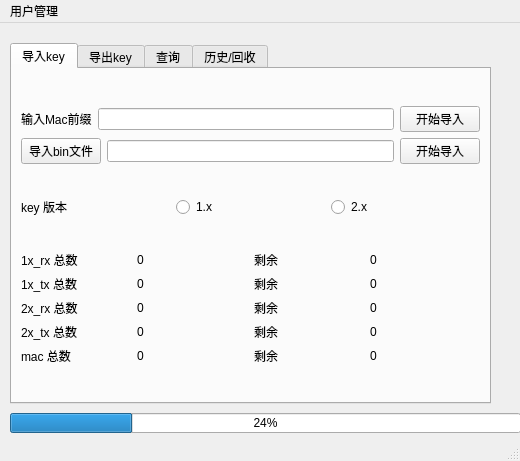
<?xml version="1.0" encoding="UTF-8"?>
<ui version="4.0">
 <class>MainWindow</class>
 <widget class="QMainWindow" name="MainWindow">
  <property name="geometry">
   <rect>
    <x>0</x>
    <y>0</y>
    <width>520</width>
    <height>461</height>
   </rect>
  </property>
  <property name="windowTitle">
   <string>MainWindow</string>
  </property>
  <widget class="QWidget" name="centralwidget">
   <widget class="QTabWidget" name="tabWidget">
    <property name="geometry">
     <rect>
      <x>10</x>
      <y>20</y>
      <width>481</width>
      <height>361</height>
     </rect>
    </property>
    <property name="currentIndex">
     <number>0</number>
    </property>
    <widget class="QWidget" name="tab">
     <attribute name="title">
      <string>导入key</string>
     </attribute>
     <layout class="QVBoxLayout" name="verticalLayout_5">
      <item>
       <spacer name="verticalSpacer_3">
        <property name="orientation">
         <enum>Qt::Vertical</enum>
        </property>
        <property name="sizeHint" stdset="0">
         <size>
          <width>20</width>
          <height>33</height>
         </size>
        </property>
       </spacer>
      </item>
      <item>
       <layout class="QVBoxLayout" name="verticalLayout_2">
        <item>
         <layout class="QHBoxLayout" name="horizontalLayout">
          <item>
           <widget class="QLabel" name="label">
            <property name="text">
             <string>输入Mac前缀</string>
            </property>
            <property name="buddy">
             <cstring>macEdit</cstring>
            </property>
           </widget>
          </item>
          <item>
           <widget class="QLineEdit" name="macEdit"/>
          </item>
          <item>
           <widget class="QPushButton" name="pushButton">
            <property name="text">
             <string>开始导入</string>
            </property>
           </widget>
          </item>
         </layout>
        </item>
        <item>
         <layout class="QHBoxLayout" name="horizontalLayout_2">
          <item>
           <widget class="QPushButton" name="pushButton_9">
            <property name="text">
             <string>导入bin文件</string>
            </property>
           </widget>
          </item>
          <item>
           <widget class="QLineEdit" name="file_edit"/>
          </item>
          <item>
           <widget class="QPushButton" name="pushButton_2">
            <property name="text">
             <string>开始导入</string>
            </property>
           </widget>
          </item>
         </layout>
        </item>
       </layout>
      </item>
      <item>
       <spacer name="verticalSpacer_2">
        <property name="orientation">
         <enum>Qt::Vertical</enum>
        </property>
        <property name="sizeHint" stdset="0">
         <size>
          <width>20</width>
          <height>33</height>
         </size>
        </property>
       </spacer>
      </item>
      <item>
       <layout class="QHBoxLayout" name="horizontalLayout_9">
        <item>
         <widget class="QLabel" name="label_69">
          <property name="text">
           <string>key 版本</string>
          </property>
         </widget>
        </item>
        <item>
         <widget class="QRadioButton" name="radioButton">
          <property name="text">
           <string>1.x</string>
          </property>
         </widget>
        </item>
        <item>
         <widget class="QRadioButton" name="radioButton_2">
          <property name="text">
           <string>2.x</string>
          </property>
         </widget>
        </item>
       </layout>
      </item>
      <item>
       <spacer name="verticalSpacer">
        <property name="orientation">
         <enum>Qt::Vertical</enum>
        </property>
        <property name="sizeHint" stdset="0">
         <size>
          <width>20</width>
          <height>33</height>
         </size>
        </property>
       </spacer>
      </item>
      <item>
       <layout class="QGridLayout" name="gridLayout">
        <item row="0" column="0">
         <widget class="QLabel" name="label_5">
          <property name="text">
           <string>1x_rx 总数</string>
          </property>
         </widget>
        </item>
        <item row="0" column="1">
         <widget class="QLabel" name="label_9">
          <property name="text">
           <string>0</string>
          </property>
         </widget>
        </item>
        <item row="0" column="2">
         <widget class="QLabel" name="label_13">
          <property name="text">
           <string>剩余</string>
          </property>
         </widget>
        </item>
        <item row="0" column="3">
         <widget class="QLabel" name="label_17">
          <property name="text">
           <string>0</string>
          </property>
         </widget>
        </item>
        <item row="1" column="0">
         <widget class="QLabel" name="label_6">
          <property name="text">
           <string>1x_tx 总数</string>
          </property>
         </widget>
        </item>
        <item row="1" column="1">
         <widget class="QLabel" name="label_11">
          <property name="text">
           <string>0</string>
          </property>
         </widget>
        </item>
        <item row="1" column="2">
         <widget class="QLabel" name="label_14">
          <property name="text">
           <string>剩余</string>
          </property>
         </widget>
        </item>
        <item row="1" column="3">
         <widget class="QLabel" name="label_18">
          <property name="text">
           <string>0</string>
          </property>
         </widget>
        </item>
        <item row="2" column="0">
         <widget class="QLabel" name="label_7">
          <property name="text">
           <string>2x_rx 总数</string>
          </property>
         </widget>
        </item>
        <item row="2" column="1">
         <widget class="QLabel" name="label_10">
          <property name="text">
           <string>0</string>
          </property>
         </widget>
        </item>
        <item row="2" column="2">
         <widget class="QLabel" name="label_15">
          <property name="text">
           <string>剩余</string>
          </property>
         </widget>
        </item>
        <item row="2" column="3">
         <widget class="QLabel" name="label_19">
          <property name="text">
           <string>0</string>
          </property>
         </widget>
        </item>
        <item row="3" column="0">
         <widget class="QLabel" name="label_8">
          <property name="text">
           <string>2x_tx 总数</string>
          </property>
         </widget>
        </item>
        <item row="3" column="1">
         <widget class="QLabel" name="label_12">
          <property name="text">
           <string>0</string>
          </property>
         </widget>
        </item>
        <item row="3" column="2">
         <widget class="QLabel" name="label_16">
          <property name="text">
           <string>剩余</string>
          </property>
         </widget>
        </item>
        <item row="3" column="3">
         <widget class="QLabel" name="label_20">
          <property name="text">
           <string>0</string>
          </property>
         </widget>
        </item>
        <item row="4" column="0">
         <widget class="QLabel" name="label_22">
          <property name="text">
           <string>mac 总数</string>
          </property>
         </widget>
        </item>
        <item row="4" column="1">
         <widget class="QLabel" name="label_21">
          <property name="text">
           <string>0</string>
          </property>
         </widget>
        </item>
        <item row="4" column="2">
         <widget class="QLabel" name="label_25">
          <property name="text">
           <string>剩余</string>
          </property>
         </widget>
        </item>
        <item row="4" column="3">
         <widget class="QLabel" name="label_23">
          <property name="text">
           <string>0</string>
          </property>
         </widget>
        </item>
       </layout>
      </item>
      <item>
       <spacer name="verticalSpacer_4">
        <property name="orientation">
         <enum>Qt::Vertical</enum>
        </property>
        <property name="sizeHint" stdset="0">
         <size>
          <width>20</width>
          <height>33</height>
         </size>
        </property>
       </spacer>
      </item>
     </layout>
    </widget>
    <widget class="QWidget" name="tab_2">
     <attribute name="title">
      <string>导出key</string>
     </attribute>
    </widget>
    <widget class="QWidget" name="tab_3">
     <attribute name="title">
      <string>查询</string>
     </attribute>
    </widget>
    <widget class="QWidget" name="tab_4">
     <attribute name="title">
      <string>历史/回收</string>
     </attribute>
    </widget>
   </widget>
   <widget class="QProgressBar" name="progressBar">
    <property name="geometry">
     <rect>
      <x>10</x>
      <y>390</y>
      <width>511</width>
      <height>20</height>
     </rect>
    </property>
    <property name="value">
     <number>24</number>
    </property>
   </widget>
  </widget>
  <widget class="QStatusBar" name="statusbar"/>
  <widget class="QMenuBar" name="menuBar">
   <property name="geometry">
    <rect>
     <x>0</x>
     <y>0</y>
     <width>520</width>
     <height>23</height>
    </rect>
   </property>
   <widget class="QMenu" name="menu">
    <property name="title">
     <string>用户管理</string>
    </property>
    <addaction name="action"/>
    <addaction name="separator"/>
    <addaction name="action_3"/>
    <addaction name="separator"/>
   </widget>
   <addaction name="menu"/>
  </widget>
  <action name="action">
   <property name="text">
    <string>添加/删除用户</string>
   </property>
  </action>
  <action name="action_3">
   <property name="text">
    <string>修改密码</string>
   </property>
  </action>
 </widget>
 <resources/>
 <connections>
  <connection>
   <sender>pushButton_9</sender>
   <signal>clicked()</signal>
   <receiver>MainWindow</receiver>
   <slot>choose_file()</slot>
   <hints>
    <hint type="sourcelabel">
     <x>47</x>
     <y>153</y>
    </hint>
    <hint type="destinationlabel">
     <x>5</x>
     <y>187</y>
    </hint>
   </hints>
  </connection>
  <connection>
   <sender>pushButton_2</sender>
   <signal>clicked()</signal>
   <receiver>MainWindow</receiver>
   <slot>_import_bin()</slot>
   <hints>
    <hint type="sourcelabel">
     <x>428</x>
     <y>156</y>
    </hint>
    <hint type="destinationlabel">
     <x>511</x>
     <y>209</y>
    </hint>
   </hints>
  </connection>
 </connections>
 <slots>
  <slot>_import_bin()</slot>
  <slot>choose_file()</slot>
 </slots>
</ui>
